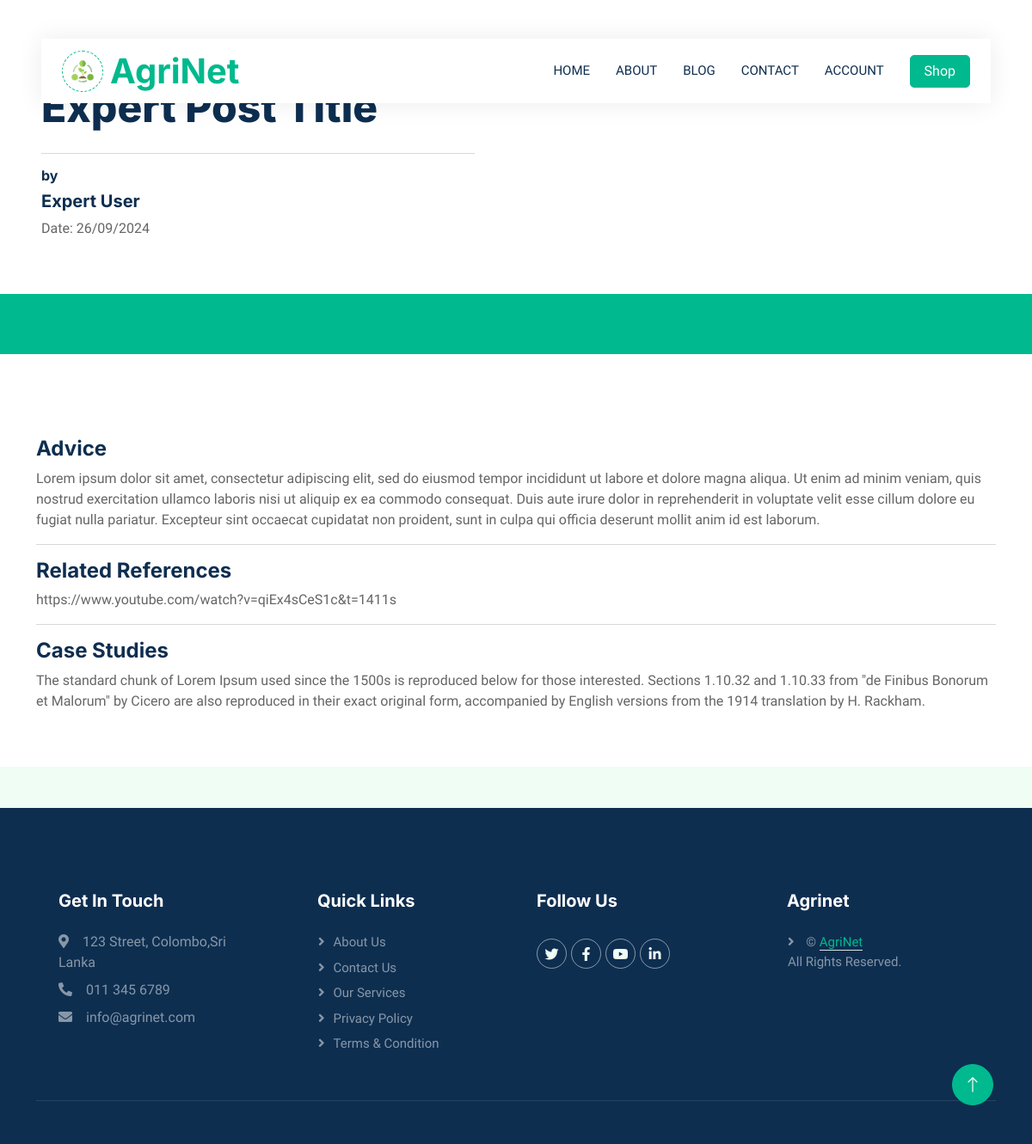
The page /expert_post.php?id=9 on the database its author committed.
### tables this page shows
CREATE TABLE `expert_posts` (
  `id` int(11) NOT NULL,
  `user_id` int(11) DEFAULT NULL,
  `topic` varchar(255) NOT NULL,
  `advice` text NOT NULL,
  `related_references` text DEFAULT NULL,
  `case_studies` text DEFAULT NULL,
  `created_at` timestamp NOT NULL DEFAULT current_timestamp(),
  `imgpath` varchar(255) DEFAULT NULL
);

CREATE TABLE `agriculture_experts` (
  `id` int(11) NOT NULL,
  `user_id` int(11) DEFAULT NULL,
  `full_name` varchar(255) DEFAULT NULL,
  `expertise_area` varchar(255) DEFAULT NULL,
  `years_of_experience` int(11) DEFAULT NULL
);

### expert_post.php (the view, shortened to what this page needs)
<?php
require 'db_connection.php';
$post_id = isset($_GET['id']) ? $_GET['id'] : 0;
$query = "SELECT expert_posts.*, agriculture_experts.full_name
          FROM expert_posts
          INNER JOIN agriculture_experts ON expert_posts.user_id = agriculture_experts.user_id
          WHERE expert_posts.id = $post_id";
$result = mysqli_query($conn, $query);
if ($result && mysqli_num_rows($result) > 0) {
    $post = mysqli_fetch_assoc($result);
} else {
    header("Location: 404.html");
    exit();
}
?>
<!DOCTYPE html>
<html lang="en">
<head>
    <link href="https://cdnjs.cloudflare.com/ajax/libs/font-awesome/5.10.0/css/all.min.css" rel="stylesheet">
    <link href="https://cdn.jsdelivr.net/npm/bootstrap-icons@1.4.1/font/bootstrap-icons.css" rel="stylesheet">
    <link href="lib/animate/animate.min.css" rel="stylesheet">
    <link href="lib/owlcarousel/assets/owl.carousel.min.css" rel="stylesheet">
    <link href="css/bootstrap.min.css" rel="stylesheet">
    <link href="css/style.css" rel="stylesheet">
</head>
<body>
    <div class="container-xxl bg-white p-0">
        <div class="container-fluid nav-bar bg-transparent">
            <nav class="navbar navbar-expand-lg bg-white navbar-light py-0 px-4">
                <a href="index.php" class="navbar-brand d-flex align-items-center text-center">
                    <div class="icon p-2 me-2">
                        <img class="img-fluid" src="img/agrinet.png" alt="Icon" style="width: 30px; height: 30px;">
                    </div>
                    <h1 class="m-0 text-primary">AgriNet</h1>
                </a>
                <div class="collapse navbar-collapse" id="navbarCollapse">
                    <div class="navbar-nav ms-auto">
                        <a href="index.php" class="nav-item nav-link">Home</a>
                        <a href="index.php#about" class="nav-item nav-link">About</a>
                        <a href="blog.php" class="nav-item nav-link">Blog</a>
                        <a href="contact.html" class="nav-item nav-link">Contact</a>
                        <a href="account.php" class="nav-item nav-link">Account</a>
                    </div>
                    <div>
                        <a href="shop.php">
                            <a href="shop.php" class="btn btn-primary px-3 d-none d-lg-flex">Shop</a>
                        </a>
                    </div>
                </div>
            </nav>
        </div>
        <div class="container-fluid header bg-white p-0">
            <div class="row g-0 align-items-center flex-column-reverse flex-md-row">
                <div class="col-md-6 p-5 mt-lg-5">
                    <h1 class="display-5 animated fadeIn mb-4"><?php echo $post['topic']; ?></h1>
                    <hr>
                    <h6>by</h6>
                    <h5><?php echo $post['full_name']; ?></h5>
                    <p>Date: <?php echo date('d/m/Y', strtotime($post['created_at'])); ?></p>
                </div>
                <div class="col-md-6 animated fadeIn">
                </div>
            </div>
        </div>
        <div class="container-fluid bg-primary mb-5 wow fadeIn" data-wow-delay="0.1s" style="padding: 35px;">
        </div>
        <div class="container-xxl py-5">
            <div class="container">
                <div class="tab-content">
                    <h4>Advice</h4>
                    <p><?php echo $post['advice']; ?></p>
                    <hr>
                    <h4>Related References</h4>
                    <p><?php echo $post['related_references']; ?></p>
                    <hr>
                    <h4>Case Studies</h4>
                    <p><?php echo $post['case_studies']; ?></p>
                </div>
            </div>
        </div>
    </div>
    <div class="container-fluid bg-dark text-white-50 footer pt-5 mt-5 wow fadeIn" data-wow-delay="0.1s">
        <div class="container py-5">
            <div class="row g-5">
                <div class="col-lg-3 col-md-4" style="padding-left: 50px;">
                    <h5 class="text-white mb-4">Get In Touch</h5>
                    <p class="mb-2"><i class="fa fa-map-marker-alt me-3"></i>123 Street, Colombo,Sri Lanka</p>
                    <p class="mb-2"><i class="fa fa-phone-alt me-3"></i>011 345 6789</p>
                    <p class="mb-2"><i class="fa fa-envelope me-3"></i>info@agrinet.com</p>
                </div>
                <div class="col-lg-3 col-md-4" style="padding-left: 60px;">
                    <h5 class="text-white mb-4">Quick Links</h5>
                    <a class="btn btn-link text-white-50" href="index.php#about">About Us</a>
                    <a class="btn btn-link text-white-50" href="contact.html">Contact Us</a>
                    <a class="btn btn-link text-white-50" href="">Our Services</a>
                    <a class="btn btn-link text-white-50" href="">Privacy Policy</a>
                    <a class="btn btn-link text-white-50" href="">Terms & Condition</a>
                </div>
                <div class="col-lg-3 col-md-4">
                    <h5 class="text-white mb-4">Follow Us</h5>
                    <div class="d-flex pt-2">
                        <a class="btn btn-outline-light btn-social" href=""><i class="fab fa-twitter"></i></a>
                        <a class="btn btn-outline-light btn-social" href=""><i class="fab fa-facebook-f"></i></a>
                        <a class="btn btn-outline-light btn-social" href=""><i class="fab fa-youtube"></i></a>
                        <a class="btn btn-outline-light btn-social" href=""><i class="fab fa-linkedin-in"></i></a>
                    </div>
                </div>
                <div class="col-lg-3 col-md-4">
                    <h5 class="text-white mb-4">Agrinet</h5>
                    <p class="btn btn-link text-white-50"> &copy; <a class="border-bottom" href="#">AgriNet</a>
                        <br>All Rights Reserved.
                    </p>
                </div>
            </div>
        </div>
        <div class="container">
            <div class="copyright">
            </div>
        </div>
    </div>
    <a href="#" class="btn btn-lg btn-primary btn-lg-square back-to-top"><i class="bi bi-arrow-up"></i></a>
</body>
</html>

### css/style.css (style rules this page uses)
:root { --primary: #00B98E; --secondary: #FF6922; --light: #EFFDF5; --dark: #0E2E50; }
.back-to-top { position: fixed; display: none; right: 45px; bottom: 45px; z-index: 99; }
.btn { transition: .5s; }
.btn.btn-primary, .btn.btn-secondary { color: #FFFFFF; }
.btn-lg-square { width: 48px; height: 48px; }
.btn-square, .btn-sm-square, .btn-lg-square { padding: 0; display: flex; align-items: center; justify-content: center; font-weight: normal; border-radius: 50px; }
.nav-bar { position: relative; margin-top: 45px; padding: 0 3rem; transition: .5s; z-index: 9999; }
.navbar { box-shadow: 0 0 30px rgba(0, 0, 0, .08); }
.navbar-light .navbar-nav .nav-link { margin-right: 30px; padding: 25px 0; color: #FFFFFF; font-size: 15px; text-transform: uppercase; outline: none; }
.navbar-light .navbar-brand { height: 75px; }
.navbar-light .navbar-nav .nav-link { color: var(--dark); font-weight: 500; }
@media (min-width: 992px) { .header { margin-top: -120px; } }
.icon { padding: 15px; display: inline-flex; align-items: center; justify-content: center; background: #FFFFFF !important; border-radius: 50px; border: 1px dashed var(--primary) !important; }
.footer .btn.btn-social { margin-right: 5px; width: 35px; height: 35px; display: flex; align-items: center; justify-content: center; color: var(--light); border: 1px solid rgba(255, 255, 255, 0.5); border-radius: 35px; transition: .3s; }
.footer .btn.btn-link { display: block; margin-bottom: 5px; padding: 0; text-align: left; font-size: 15px; font-weight: normal; text-transform: capitalize; transition: .3s; }
.footer .btn.btn-link::before { position: relative; content: "\f105"; font-family: "Font Awesome 5 Free"; font-weight: 900; margin-right: 10px; }
.footer .copyright { padding: 25px 0; font-size: 15px; border-top: 1px solid rgba(256, 256, 256, .1); }

### rows shown on the page
expert_posts: topic "Expert Post Title", agriculture_experts.full_name "Expert User", created_at "26/09/2024", advice "Lorem ipsum dolor sit amet, consectetur adipiscing elit, sed do eiusmod tempor incididunt ut labore et dolore magna aliqua. Ut enim ad minim veniam, quis nostrud exercitation ullamco laboris nisi ut aliquip ex ea commodo consequat. Duis aute irure dolor in reprehenderit in voluptate velit esse cillum dolore eu fugiat nulla pariatur. Excepteur sint occaecat cupidatat non proident, sunt in culpa qui officia deserunt mollit anim id est laborum.", related_references "https://www.youtube.com/watch?v=qiEx4sCeS1c&t=1411s", case_studies "The standard chunk of Lorem Ipsum used since the 1500s is reproduced below for those interested. Sections 1.10.32 and 1.10.33 from \"de Finibus Bonorum et Malorum\" by Cicero are also reproduced in their exact original form, accompanied by English versions from the 1914 translation by H. Rackham."
